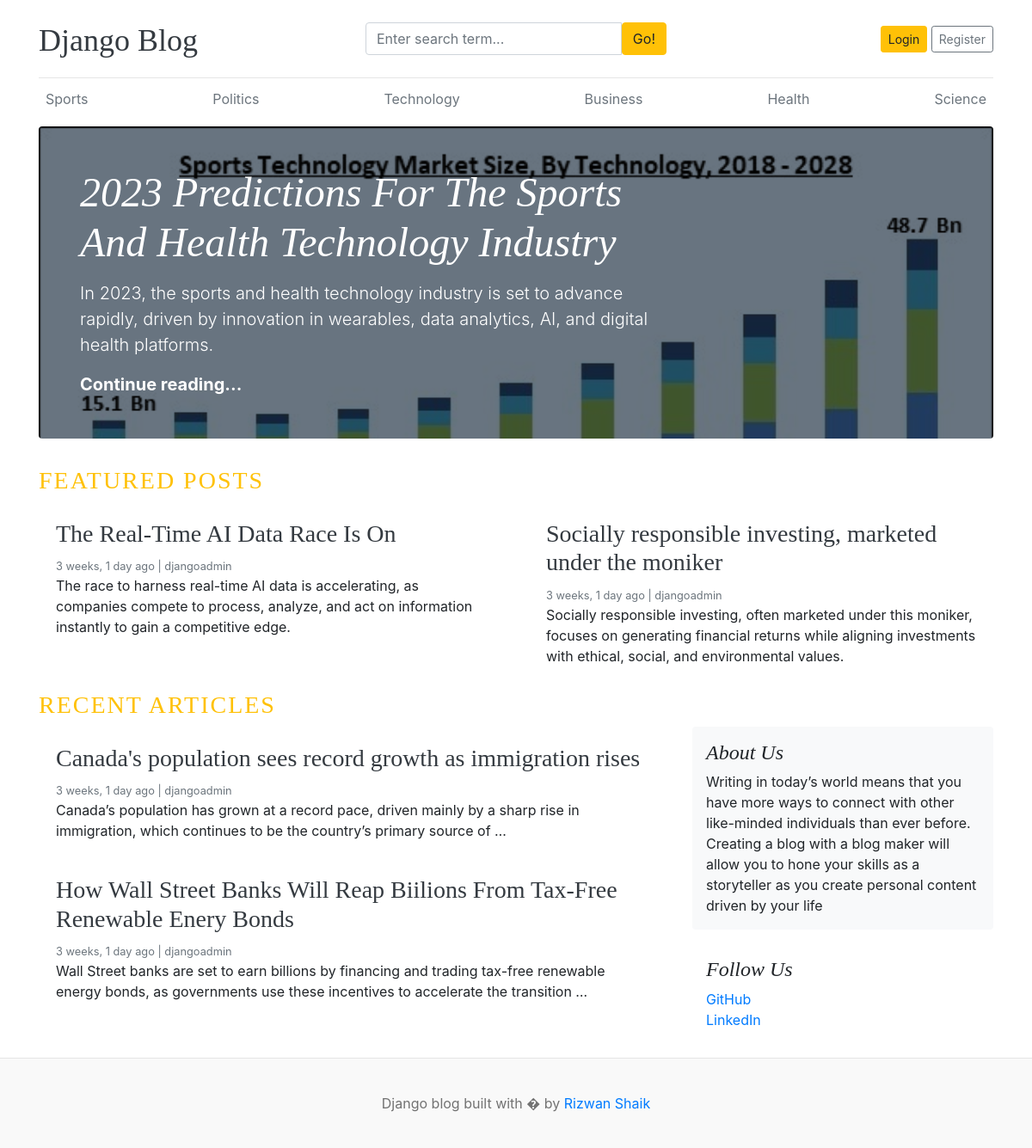
The page / on the database its author committed.
### blogs/models.py (models this page shows, shortened)
class Category(models.Model):
    category_name = models.CharField(max_length=50, unique=True)
    created_at = models.DateTimeField(auto_now_add=True)
    updated_at = models.DateTimeField(auto_now=True)
    class Meta:
        verbose_name_plural = 'categories'

class Blog(models.Model):
    title = models.CharField(max_length=100)
    slug = models.SlugField(max_length=150, unique=True, blank=True)
    category = models.ForeignKey(Category, on_delete=models.CASCADE)
    author = models.ForeignKey(User, on_delete=models.CASCADE)
    feature_image = models.ImageField(upload_to='uploads/%Y/%m/%d')
    short_description = models.TextField(max_length=500)
    blog_body = models.TextField(max_length=2000)
    status = models.CharField(max_length=20,choices=STATUS_CHOICES, default="Draft")
    is_featured = models.BooleanField(default=False)
    created_at = models.DateTimeField(auto_now_add=True)
    updated_at = models.DateTimeField(auto_now=True)

### assignements/models.py (models this page shows, shortened)
class About(models.Model):
    about_heading = models.CharField(max_length=25)
    about_description = models.TextField(max_length=255)
    created_at = models.DateTimeField(auto_now_add=True)
    update_at = models.DateTimeField(auto_now=True)
    class Meta:
        verbose_name_plural = 'About'

class SocialLink(models.Model):
    platform = models.CharField(max_length=25)
    link = models.URLField(max_length=100)
    created_at = models.DateTimeField(auto_now_add=True)
    updated_at = models.DateTimeField(auto_now=True)

### blog_main/views.py (the view)
# urls.py: 2. Add a URL to urlpatterns:  path('', views.home, name='home')
def home(request):
    featured_posts = Blog.objects.filter(is_featured=True, status = 'Published').order_by('updated_at')
    posts = Blog.objects.filter(is_featured=False, status='Published')
    try:
        about = About.objects.get()
    except:
        about = None
    context = {
        'featured_posts': featured_posts,
        'posts': posts,
        'about': about
    }
    return render(request, 'home.html', context)

### blogs/context_processors.py (called while the page is built)
def get_categories(request):
    categories = Category.objects.all()
    return dict(categories=categories)

def get_social_links(request):
    social_links = SocialLink.objects.all()
    return dict(social_links=social_links)

### templates/home.html
{% extends 'base.html' %}
    {% block content %}
      {% for post in featured_posts %}
      {% if forloop.first %}
      <div
        class="jumbotron p-3 p-md-5 text-white rounded bg-dark"
        style="background-image: url({{ post.feature_image.url}});background-blend-mode:overlay;background-size:cover;">
        <div class="col-md-8 px-0">
          <h1 class="display-4 font-italic">{{post.title}}</h1>
          <p class="lead my-3">{{post.short_description | truncatewords:25}}</p>
          <p class="lead mb-0">
            <a href="{% url 'blogs' post.slug %}" class="text-white font-weight-bold"
              >Continue reading...</a
            >
          </p>
        </div>
      </div>
      {% endif%}
      {% endfor %}
      <h3 class="text-uppercase text-warning" style="letter-spacing: 2px">
        Featured Posts
      </h3>
      <div class="row mb-2">
        {% for post in featured_posts %} {% if not forloop.first %}
        <div class="col-md-6">
          <div class="card border-0">
            <div class="card-body">
              <h3><a href="{% url 'blogs' post.slug %}" class="text-dark">{{ post.title }}</h3></a>
              <small class="mb-1 text-muted"
                >{{post.created_at | timesince }} ago | {{post.author}}</small
              >
              <p class="card-text">{{post.short_description | truncatewords:25}}</p>
            </div>
          </div>
        </div>
        {% endif %}
    {% endfor %}
      </div>
<h3 class="text-uppercase text-warning" style="letter-spacing: 2px">
    Recent Articles
  </h3>
      <main role="main" class="container p-0">
        <div class="row">
          <div class="col-md-8 blog-main">
            {% for post in posts %}
            <div class="card border-0">
              <div class="card-body">
                <h3><a href="{% url 'blogs' post.slug %}" class="text-dark">{{ post.title }}</a></h3>
                <small class="mb-1 text-muted"
                  >{{post.created_at | timesince }} ago | {{post.author}}</small
                >
                <p class="card-text">{{post.short_description | truncatewords:25}}</p>
              </div>
            </div>
            {% endfor %}
          </div>
          <aside class="col-md-4 blog-sidebar">
            <div class="p-3 mb-3 bg-light rounded">
              <h4 class="font-italic">{{ about.about_heading}}</h4>
              <p class="mb-0">
                {{ about.about_description}}
              </p>
            </div>
            {% if social_links %}
            <div class="p-3">
              <h4 class="font-italic">Follow Us</h4>
              <ol class="list-unstyled">
                {% for i in social_links %}
                <li><a href="{{ i.link }}" target="_blank">{{ i.platform }}</a></li>
                {% endfor %}
              </ol>
            </div>
            {% endif %}
          </aside>
        </div>
      </main>
    </div>
    {% endblock %}

### templates/base.html (shortened to what this page needs)
{% load static %}
<!DOCTYPE html>
<html lang="en">
  <head>
    <link
      href="https://getbootstrap.com/docs/4.0/dist/css/bootstrap.min.css"
      rel="stylesheet"
    />
    <link href="{% static 'css/blog.css' %}" rel="stylesheet" />
    <link rel="stylesheet" href="https://cdnjs.cloudflare.com/ajax/libs/font-awesome/4.7.0/css/font-awesome.min.css">
  </head>
  <body>
    <div class="container">
      <header class="blog-header py-3">
        <div class="row flex-nowrap justify-content-between align-items-center">
          <div class="col-4 pt-1">
            <a class="blog-header-logo text-dark" href="/">Django Blog</a>
          </div>
          <div class="col-4">
            <form action="{% url 'search' %}" method="GET">
                <div class="input-group">
                    <input class="form-control" type="text" name="keyword" placeholder="Enter search term..." aria-label="Enter search term..." aria-describedby="button-search" />
                    <button type="submit" class="btn btn-warning" id="button-search" type="button">Go!</button>
                </div>
            </form>
          </div>
          <div class="col-4 d-flex justify-content-end align-items-center">
            {% if not user.is_authenticated %}
            <a class="btn btn-sm btn-warning" href="{% url 'login' %}">Login</a> &nbsp;
            <a class="btn btn-sm btn-outline-secondary" href="{% url 'register' %}">Register</a>
            {% else %}
            <span><a href="{% url 'dashboard' %}">Dashboard</a></span>
            &emsp;
            <span class="btn text-dark"><a href="{% url 'logout' %}">Logout</a></span>
            {% endif %}
          </div>
        </div>
      </header>
      <div class="nav-scroller py-1 mb-2">
        <nav class="nav d-flex justify-content-between">
          {% for cat in categories %}
          <a class="p-2 text-muted" href="{% url 'posts_by_category' cat.id %}">{{cat.category_name}}</a>
          {% endfor %}
        </nav>
      </div>
{% block content %}
{% endblock %}
<footer class="blog-footer">
    <p>Django blog built with � by <a href="#">Rizwan Shaik</a></p>
  </footer>
</body>
</html>

### blog_main/static/css/blog.css (style rules this page uses)
.blog-header { border-bottom: 1px solid #e5e5e5; }
.blog-header-logo { font-family: "Playfair Display", Georgia, "Times New Roman", serif; font-size: 2.25rem; }
h1, h2, h3, h4, h5, h6 { font-family: "Playfair Display", Georgia, "Times New Roman", serif; }
.display-4 { font-size: 2.5rem; }
@media (min-width: 768px) { .display-4 { font-size: 3rem; } }
.blog-footer { padding: 2.5rem 0; color: #727272; text-align: center; background-color: #f9f9f9; border-top: .05rem solid #e5e5e5; }
.blog-footer p:last-child { margin-bottom: 0; }

### rows shown on the page
Category: category_name "Sports"
Category: category_name "Politics"
Category: category_name "Technology"
Category: category_name "Business"
Category: category_name "Health"
Category: category_name "Science"
Blog: feature_image (picture), title "2023 Predictions For The Sports And Health Technology Industry", short_description "In 2023, the sports and health technology industry is set to advance rapidly, driven by innovation in wearables, data analytics, AI, and digital health platforms."
Blog: title "The Real-Time AI Data Race Is On", created_at "3 weeks, 1 day", author "djangoadmin", short_description "The race to harness real-time AI data is accelerating, as companies compete to process, analyze, and act on information instantly to gain a competitive edge."
Blog: title "Socially responsible investing, marketed under the moniker", created_at "3 weeks, 1 day", author "djangoadmin", short_description "Socially responsible investing, often marketed under this moniker, focuses on generating financial returns while aligning investments with ethical, social, and environmental values."
Blog: title "Canada's population sees record growth as immigration rises", created_at "3 weeks, 1 day", author "djangoadmin", short_description "Canada’s population has grown at a record pace, driven mainly by a sharp rise in immigration, which continues to be the country’s primary source of …"
Blog: title "How Wall Street Banks Will Reap Biilions From Tax-Free Renewable Enery Bonds", created_at "3 weeks, 1 day", author "djangoadmin", short_description "Wall Street banks are set to earn billions by financing and trading tax-free renewable energy bonds, as governments use these incentives to accelerate the transition …"
About: about_heading "About Us", about_description "Writing in today’s world means that you have more ways to connect with other like-minded individuals than ever before. Creating a blog with a blog maker will allow you to hone your skills as a storyteller as you create personal content driven by your life"
SocialLink: platform "GitHub"
SocialLink: platform "LinkedIn"
